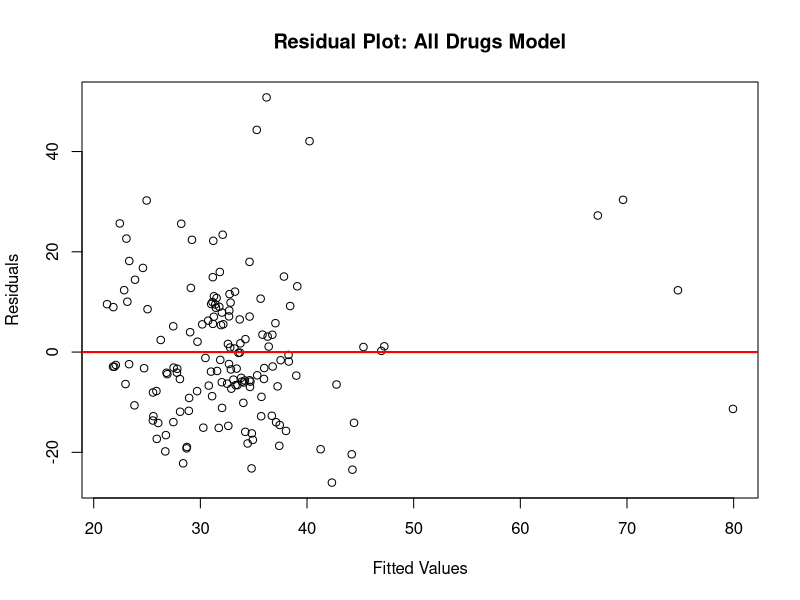
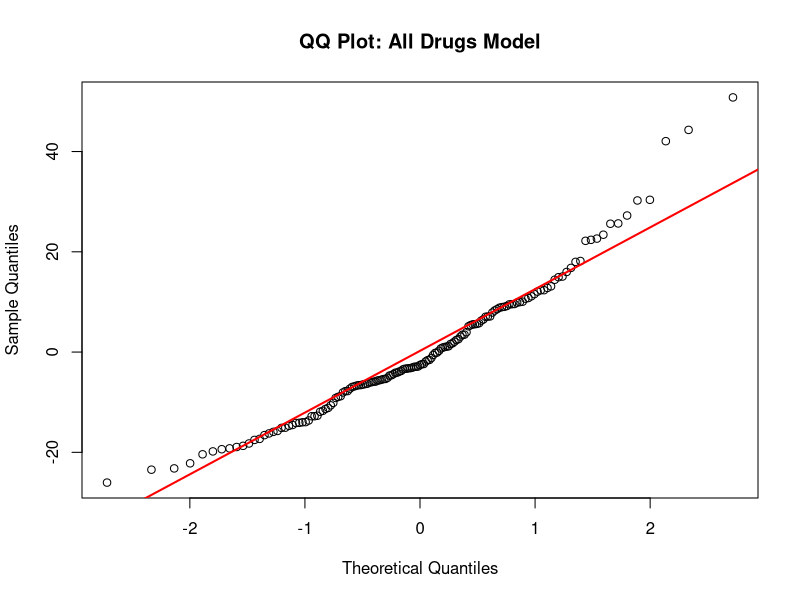
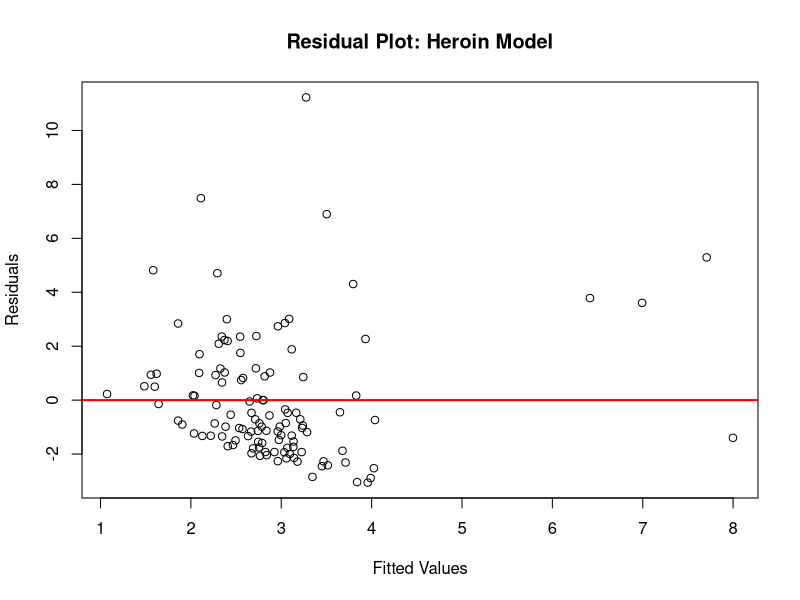
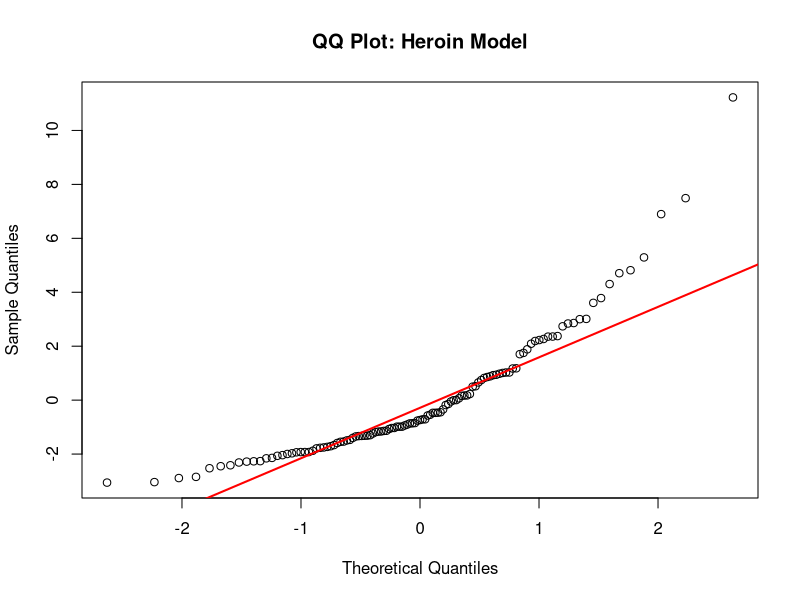

Write the R code that produced these figures, in order. (Note: this script raises an error after producing the figures.)
## ---- chunk 1

# load packages used

library(readxl)
library(tidyverse)
library(glmnet)
library(randomForest)
library(caret)
library(car)
library(knitr)
library(patchwork)
library(leaps)

# load data
od_data = read_excel("overdose_data.xlsx")

# change state and year to factor variables
od_data = od_data %>%
  mutate(
    state = factor(state),
    year = factor(year),
    med_income = med_income/1000
  )

# change all 9999 values to NA
od_data = od_data %>%
  mutate(across(where(is.numeric), ~ na_if(., 9999)))


## ---- chunk 2

data_bach = od_data %>%
  select(alldrug_rate, med_income, poverty, bachelors) %>%
  drop_na()

x = model.matrix(alldrug_rate ~ med_income + poverty + bachelors,
                 data = data_bach)[, -1]

y = data_bach$alldrug_rate

set.seed(1)

# 10-fold cross-validation ridge regression
cv.out.ridge = cv.glmnet(x, y, alpha = 0, nfolds = 10)

# best lambda
bestlam.ridge = cv.out.ridge$lambda.min

# final ridge model
ridge.mod = glmnet(x, y, alpha = 0, lambda = bestlam.ridge)

# coefficients
coef(ridge.mod)

# predictions using 10-fold CV-selected lambda
ridge.pred.alldrug = predict(cv.out.ridge, s = "lambda.min", newx = x)

actual.alldrug = y

# MSE, RMSE, MAE
alldrug_bach.ridge.mse = mean((actual.alldrug - ridge.pred.alldrug)^2)
alldrug_bach.ridge.rmse = sqrt(alldrug_bach.ridge.mse)
alldrug_bach.ridge.mae = mean(abs(actual.alldrug - ridge.pred.alldrug))

# R-squared
alldrug_bach.ridge.r2 = 1 - sum((actual.alldrug - ridge.pred.alldrug)^2) /
  sum((actual.alldrug - mean(actual.alldrug))^2)

# Adjusted R-squared
n = length(actual.alldrug)
p = ncol(x)

alldrug_bach.ridge.adjr2 = 1 - ((1 - alldrug_bach.ridge.r2) * (n - 1)) /
  (n - p - 1)

## ---- chunk 3

# Residuals
res_alldrug = actual.alldrug - as.vector(ridge.pred.alldrug)

plot(ridge.pred.alldrug, res_alldrug,
     xlab = "Fitted Values",
     ylab = "Residuals",
     main = "Residual Plot: All Drugs Model")
abline(h = 0,
       col = "red",
       lwd = 2)


qqnorm(res_alldrug,
       main = "QQ Plot: All Drugs Model")
qqline(res_alldrug,
       col = "red",
       lwd = 2)

## ---- chunk 4

data_hs = od_data %>%
  select(heroin_rate, med_income, poverty, hs_grad) %>%
  drop_na()

x = model.matrix(heroin_rate ~ med_income + poverty + hs_grad,
                 data = data_hs)[, -1]

y = data_hs$heroin_rate

set.seed(1)

# 10-fold cross-validation ridge regression
cv.out.ridge = cv.glmnet(x, y, alpha = 0, nfolds = 10)

# best lambda
bestlam.ridge = cv.out.ridge$lambda.min

# final ridge model
ridge.mod = glmnet(x, y, alpha = 0, lambda = bestlam.ridge)

# coefficients
coef(ridge.mod)

# predictions using 10-fold CV-selected lambda
ridge.pred.heroin = predict(cv.out.ridge, s = "lambda.min", newx = x)

actual.heroin = y

# MSE, RMSE, MAE
heroin_hs.ridge.mse = mean((actual.heroin - ridge.pred.heroin)^2)
heroin_hs.ridge.rmse = sqrt(heroin_hs.ridge.mse)
heroin_hs.ridge.mae = mean(abs(actual.heroin - ridge.pred.heroin))

# R-squared
heroin_hs.ridge.r2 = 1 - sum((actual.heroin - ridge.pred.heroin)^2) /
  sum((actual.heroin - mean(actual.heroin))^2)

# Adjusted R-squared
n = length(actual.heroin)
p = ncol(x)

heroin_hs.ridge.adjr2 = 1 - ((1 - heroin_hs.ridge.r2) * (n - 1)) /
  (n - p - 1)

## ---- chunk 5

# Residuals
res_heroin = actual.heroin - as.vector(ridge.pred.heroin)

plot(ridge.pred.heroin, res_heroin,
     xlab = "Fitted Values",
     ylab = "Residuals",
     main = "Residual Plot: Heroin Model")
abline(h = 0,
       col = "red",
       lwd = 2)


qqnorm(res_heroin,
       main = "QQ Plot: Heroin Model")
qqline(res_heroin,
       col = "red",
       lwd = 2)

## ---- chunk 6

data_bach = od_data %>%
  select(rxopioids_rate, med_income, poverty, bachelors) %>%
  drop_na()

#backward elimination
#regfit_bach = regsubsets(rxopioids_rate ~ med_income + poverty + bachelors, 
#                         data = data_bach, 
#                         method = "backward")

# backward elimination using 10-fold cross validation
k = 10
set.seed(1)

folds = sample(1:k, nrow(data_bach), replace = TRUE)

cv.errors = matrix(NA, k, 3, dimnames = list(NULL, paste(1:3)))

# function for prediction with regsubsets
predict.regsubsets = function(object, newdata, id, ...){
  form = as.formula(object$call[[2]])
  mat = model.matrix(form, newdata)
  coefi = coef(object, id = id)
  xvars = names(coefi)
  mat[, xvars] %*% coefi
}

for(j in 1:k){
  best.fit = regsubsets(rxopioids_rate ~ med_income + poverty + bachelors, 
                        data = data_bach[folds != j, ],
                        nvmax = 3,
                        method = "backward")
  
  for(i in 1:3){
    pred = predict(best.fit, data_bach[folds == j, ], id = i)
    cv.errors[j, i] = mean((data_bach$rxopioids_rate[folds == j] - pred)^2)
  }
}

mean.cv.errors = apply(cv.errors, 2, mean)

plot(mean.cv.errors, type = "b")

# perform best subset selection and obtain the model
reg.best = regsubsets(rxopioids_rate ~ med_income + poverty + bachelors, 
                      data = data_bach, nvmax = 3, method = "backward")
coef(reg.best, which.min(mean.cv.errors))


# obtained model
rxopioids_model_bach = lm(rxopioids_rate ~ poverty + bachelors, 
                       data = data_bach)


summary(rxopioids_model_bach)


# Test MSE, RMSE, MAE
cv.mae = rep(NA, k)

for(j in 1:k){
  fit = lm(rxopioids_rate ~ poverty + bachelors,
           data = data_bach[folds != j, ])
  
  pred = predict(fit, newdata = data_bach[folds == j, ])
  
  actual = data_bach$rxopioids_rate[folds == j]
  
  cv.mae[j] = mean(abs(actual - pred))
}

rxopioids_bach.mse = min(mean.cv.errors)
rxopioids_bach.rmse = sqrt(rxopioids_bach.mse)
rxopioids_bach.mae = mean(cv.mae)
rxopioids_bach.adjr2 = summary(rxopioids_model_bach)$adj.r.squared

## ---- chunk 7

# Residuals
res_rxopioids = resid(rxopioids_model_bach) 

plot(predict(rxopioids_model_bach), res_rxopioids, 
     xlab = "Fitted Values", 
     ylab = "Residuals", 
     main = "Residual Plot: Prescription Opioids Model") 
abline(h=0)


qqnorm(res_rxopioids,
       main = "QQ Plot: Prescription Opioids Model")
qqline(res_rxopioids, col = "red")

## ---- chunk 8

# data cleaning
data_bach = od_data %>%
  select(cocaine_rate, med_income, poverty, bachelors) %>%
  drop_na()

#backward elimination
#regfit_bach = regsubsets(cocaine_rate ~ med_income + poverty + bachelors, 
#                         data = data_bach, 
#                         method = "backward")

# backward elimination using 10-fold cross validation
k = 10
set.seed(1)

folds = sample(1:k, nrow(data_bach), replace = TRUE)

cv.errors = matrix(NA, k, 3, dimnames = list(NULL, paste(1:3)))

# function for prediction with regsubsets
predict.regsubsets = function(object, newdata, id, ...){
  form = as.formula(object$call[[2]])
  mat = model.matrix(form, newdata)
  coefi = coef(object, id = id)
  xvars = names(coefi)
  mat[, xvars] %*% coefi
}

for(j in 1:k){
  best.fit = regsubsets(cocaine_rate ~ med_income + poverty + bachelors, 
                        data = data_bach[folds != j, ],
                        nvmax = 3,
                        method = "backward")
  
  for(i in 1:3){
    pred = predict(best.fit, data_bach[folds == j, ], id = i)
    cv.errors[j, i] = mean((data_bach$cocaine_rate[folds == j] - pred)^2)
  }
}

mean.cv.errors = apply(cv.errors, 2, mean)

plot(mean.cv.errors, type = "b")

# perform best subset selection and obtain the model
reg.best = regsubsets(cocaine_rate ~ med_income + poverty + bachelors, 
                      data = data_bach, nvmax = 3, method = "backward")
coef(reg.best, which.min(mean.cv.errors))


# obtained model
cocaine_model_bach = lm(cocaine_rate ~ med_income + bachelors, 
                       data = data_bach)


summary(cocaine_model_bach)


# Test MSE, RMSE, MAE
cv.mae = rep(NA, k)

for(j in 1:k){
  fit = lm(cocaine_rate ~ med_income + bachelors,
           data = data_bach[folds != j, ])
  
  pred = predict(fit, newdata = data_bach[folds == j, ])
  
  actual = data_bach$cocaine_rate[folds == j]
  
  cv.mae[j] = mean(abs(actual - pred))
}

cocaine_bach.mse = min(mean.cv.errors)
cocaine_bach.rmse = sqrt(cocaine_bach.mse)
cocaine_bach.mae = mean(cv.mae)
cocaine_bach.adjr2 = summary(cocaine_model_bach)$adj.r.squared

## ---- chunk 9

# Residuals
res_cocaine = resid(cocaine_model_bach) 

plot(predict(cocaine_model_bach), res_cocaine, 
     xlab = "Fitted Values", 
     ylab = "Residuals", 
     main = "Residual Plot: Cocaine Model") 
abline(h=0)


qqnorm(res_cocaine,
       main = "QQ Plot: Cocaine Model")
qqline(res_cocaine, col = "red")

## ---- chunk 10

data_bach = od_data %>%
  select(meth_rate, med_income, poverty, bachelors) %>%
  drop_na()


x = model.matrix(meth_rate ~ med_income + poverty + bachelors,
                 data = data_bach)[, -1]

y = data_bach$meth_rate

set.seed(1)

# 10-fold cross-validation ridge regression
cv.out.ridge = cv.glmnet(x, y, alpha = 0, nfolds = 10)

# best lambda
bestlam.ridge = cv.out.ridge$lambda.min

# final ridge model
ridge.mod = glmnet(x, y, alpha = 0, lambda = bestlam.ridge)

# coefficients
coef(ridge.mod)

# predictions using 10-fold CV-selected lambda
ridge.pred.meth = predict(cv.out.ridge, s = "lambda.min", newx = x)

actual.meth = y

# MSE, RMSE, MAE
meth_bach.ridge.mse = mean((actual.meth - ridge.pred.meth)^2)
meth_bach.ridge.rmse = sqrt(meth_bach.ridge.mse)
meth_bach.ridge.mae = mean(abs(actual.meth - ridge.pred.meth))

# R-squared
meth_bach.ridge.r2 = 1 - sum((actual.meth - ridge.pred.meth)^2) /
  sum((actual.meth - mean(actual.meth))^2)

# Adjusted R-squared
n = length(actual.meth)
p = ncol(x)

meth_bach.ridge.adjr2 = 1 - ((1 - meth_bach.ridge.r2) * (n - 1)) /
  (n - p - 1)


## ---- chunk 11

# Residuals
res_meth = actual.meth - as.vector(ridge.pred.meth)

plot(ridge.pred.meth, res_meth,
     xlab = "Fitted Values",
     ylab = "Residuals",
     main = "Residual Plot: Methamphetamine Model")
abline(h = 0,
       col = "red",
       lwd = 2)


qqnorm(res_meth,
       main = "QQ Plot: Methamphetamine Model")
qqline(res_meth,
       col = "red",
       lwd = 2)

## ---- chunk 12

data_hs = od_data %>%
  select(benzodiazepines_rate, med_income, poverty, hs_grad) %>%
  drop_na()

#backward elimination
#regfit_hs = regsubsets(benzodiazepines_rate ~ med_income + poverty + hs_grad, 
#                       data = data_hs, method = "backward")


# backward elimination using 10-fold cross validation
k = 10
set.seed(1)

folds = sample(1:k, nrow(data_hs), replace = TRUE)

cv.errors = matrix(NA, k, 3, dimnames = list(NULL, paste(1:3)))

# function for prediction with regsubsets
predict.regsubsets = function(object, newdata, id, ...){
  form = as.formula(object$call[[2]])
  mat = model.matrix(form, newdata)
  coefi = coef(object, id = id)
  xvars = names(coefi)
  mat[, xvars] %*% coefi
}

for(j in 1:k){
  best.fit = regsubsets(benzodiazepines_rate ~ med_income + poverty + hs_grad, 
                        data = data_hs[folds != j, ],
                        nvmax = 3,
                        method = "backward")
  
  for(i in 1:3){
    pred = predict(best.fit, data_hs[folds == j, ], id = i)
    cv.errors[j, i] = mean((data_hs$benzodiazepines_rate[folds == j] - pred)^2)
  }
}

mean.cv.errors = apply(cv.errors, 2, mean)

plot(mean.cv.errors, type = "b")

# perform best subset selection and obtain the model
reg.best_hs = regsubsets(benzodiazepines_rate ~ med_income + poverty + hs_grad, 
                         data = data_hs, nvmax = 3, method = "backward")
coef(reg.best_hs, which.min(mean.cv.errors))


# obtained model
benzo_model_hs = lm(benzodiazepines_rate ~ poverty, 
                     data = data_hs)

summary(benzo_model_hs)


# Test MSE, RMSE, MAE
cv.mae = rep(NA, k)

for(j in 1:k){
  fit = lm(benzodiazepines_rate ~ poverty,
           data = data_hs[folds != j, ])
  
  pred = predict(fit, newdata = data_hs[folds == j, ])
  
  actual = data_hs$benzodiazepines_rate[folds == j]
  
  cv.mae[j] = mean(abs(actual - pred))
}

benzo_hs.mse = min(mean.cv.errors)
benzo_hs.rmse = sqrt(benzo_hs.mse)
benzo_hs.mae = mean(cv.mae)
benzo_hs.adjr2 = summary(benzo_model_hs)$adj.r.squared

## ---- chunk 13

# Residuals
res_benzo = resid(benzo_model_hs) 

plot(predict(benzo_model_hs), res_benzo, 
     xlab = "Fitted Values", 
     ylab = "Residuals", 
     main = "Residual Plot: Benzodiazepines Model") 
abline(h=0)

qqnorm(res_benzo,
       main = "QQ Plot: Benzodiazepines Model")
qqline(res_benzo, col = "red")
